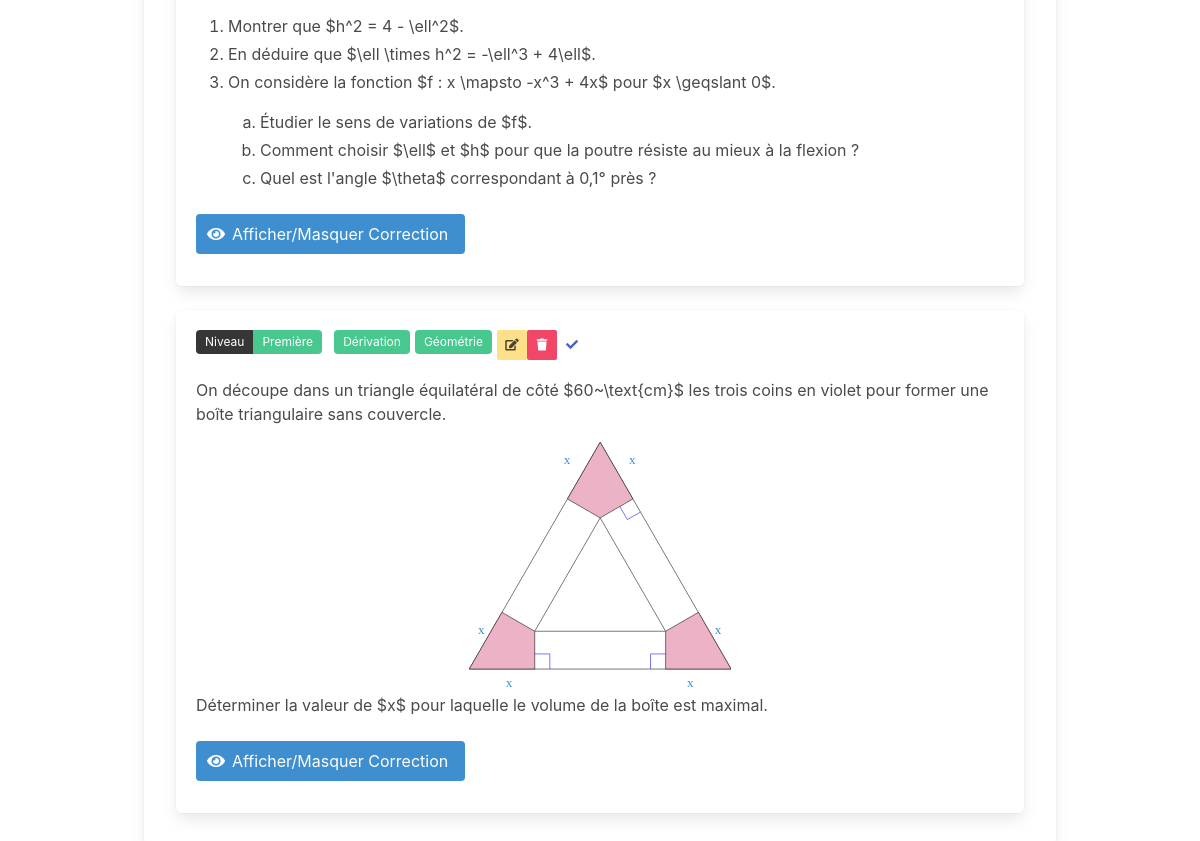
Before: /?level=Première (lower part) with the older database file.
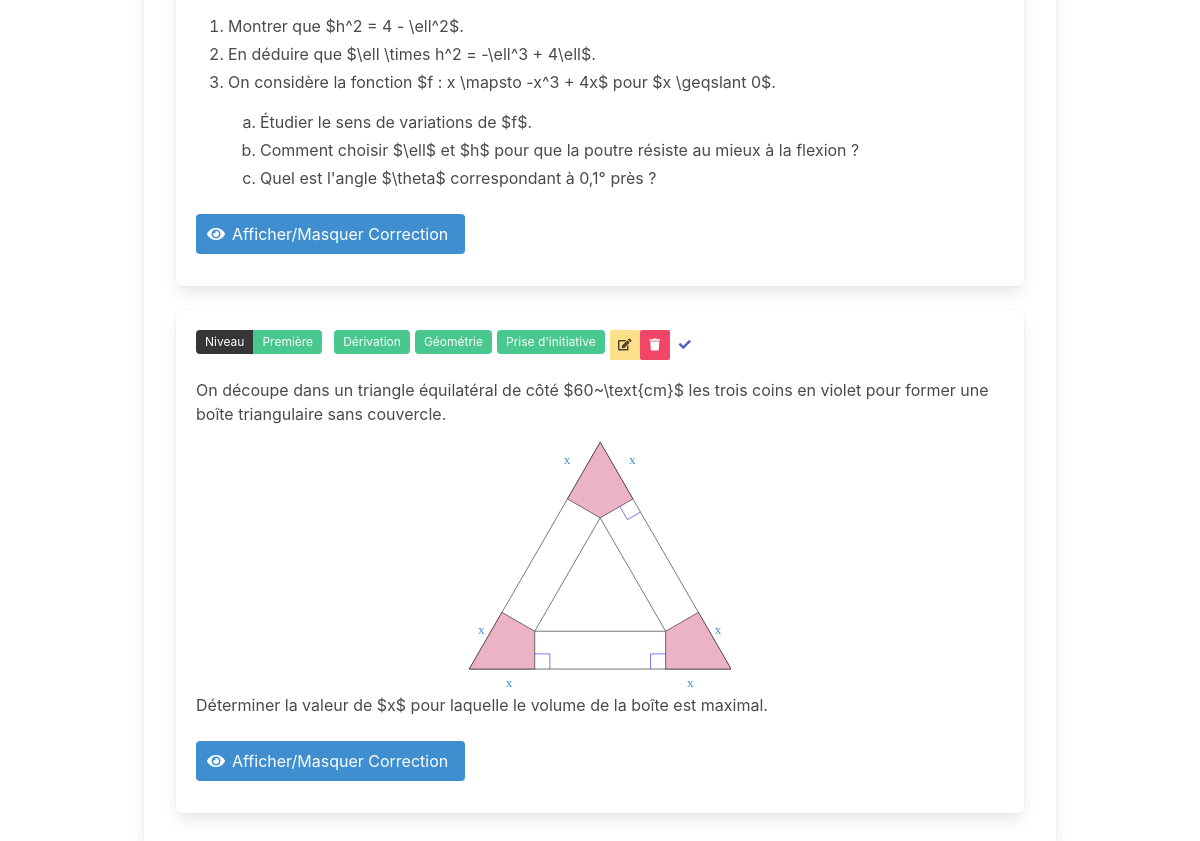
After: the same page with the newer database file.
### models.py (models this page shows, shortened)
class Exercice(db.Model):
    __tablename__ = 'exercices'
    id = db.Column(db.String, primary_key=True)
    level = db.Column(db.String, nullable=False)
    theme = db.Column(db.String, nullable=False)
    selected = db.Column(db.Boolean, default=False)
    content = db.Column(db.Text, nullable=False)
    latex_code = db.Column(db.Text, nullable=False)
    correction = db.Column(db.Text, nullable=False)
    latex_correction = db.Column(db.Text, nullable=False)
    tags = db.relationship('Tag', secondary=exercice_tags, lazy='subquery',
                           backref=db.backref('exercices', lazy=True))

class Tag(db.Model):
    __tablename__ = 'tags'
    id = db.Column(db.Integer, primary_key=True)
    name = db.Column(db.String, nullable=False, unique=True)

### app.py (the view)
@app.route('/')
def home():
    exercices = Exercice.query.all()
    selected_exercises = session.get('selected_exercises', [])
    return render_template('index.html', exercices=exercices, selected_exercises=selected_exercises)

### templates/index.html (shortened to what this page needs)
{% extends "base.html" %}
{% set dev_mode = true %}
{% block head %}
    <link rel="stylesheet" href="https://cdnjs.cloudflare.com/ajax/libs/bulma/0.9.3/css/bulma.min.css">
    <link rel="stylesheet" href="https://cdnjs.cloudflare.com/ajax/libs/font-awesome/5.15.4/css/all.min.css">
{% endblock %}
{% block content %}
    <div class="column">
        <div class="box">
                            {% set unique_themes = [] %}
                            {% for exercise in exercices %}
                                {% if exercise.theme not in unique_themes %}
                                    {% set _ = unique_themes.append(exercise.theme) %}
                                {% endif %}
                            {% endfor %}
                {% for exercice in exercices if exercice.level == request.args.get('level', 'Seconde') and (not request.args.get('theme') or request.args.get('theme') == 'all' or exercice.theme == request.args.get('theme')) %}
                    <div class="column is-full">
                        <div class="box {% if exercice.id in selected_exercises %}has-background-primary{% endif %}">
                            <div class="field is-grouped is-grouped-multiline">
                                <div class="control">
                                    <div class="tags has-addons">
                                        <span class="tag is-dark">Niveau</span>
                                        <span class="tag is-success">{{ exercice.level }}</span>
                                    </div>
                                </div>
                                <div class="tags">
                                    {% for tag in exercice.tags %}
                                    <span class="tag is-success" style="margin-right: 5px;">{{ tag.name }}</span>
                                    {% endfor %}
                                </div>
                                {% if dev_mode %}
                                <div class="field is-pulled-right">
                                    <a class="button is-small is-warning" href="/edit_exercise?id={{ exercice.id }}">
                                        <span class="icon is-small">
                                            <i class="fas fa-edit"></i>
                                        </span>
                                    </a>
                                </div>
                                <div class="field is-pulled-right">
                                    <button class="button is-small is-danger" onclick="document.getElementById('deleteModal-{{ exercice.id }}').classList.add('is-active')">
                                        <span class="icon is-small">
                                            <i class="fas fa-trash"></i>
                                        </span>
                                    </button>
                                </div>
                                {% endif %}
                                <div class="field is-pulled-right">
                                    <form id="selectExerciseForm-{{ exercice.id }}" action="/select_exercise" method="post" style="display:inline;">
                                        <div class="tags has-addons">
                                            <button class="button is-small is-link is-inverted" type="submit">
                                                <span class="icon is-small">
                                                    <i class="fas {{ 'fa-times' if exercice.id in selected_exercises else 'fa-check' }}"></i>
                                                </span>
                                            </button>
                                        </div>
                                    </form>
                                </div>
                            </div>
                            <div class="content">{{ exercice.content | safe }}</div>
                            <div class="field">
                                <button class="button is-info" onclick="document.getElementById('correction-{{ loop.index }}').classList.toggle('is-hidden')">
                                    <span class="icon is-small">
                                        <i class="fas fa-eye"></i>
                                    </span>
                                    <span>Afficher/Masquer Correction</span>
                                </button>
                            </div>
                        </div>
                    </div>
                {% endfor %}
            </div>
        </div>
    </div>
{% endblock %}

### templates/base.html (shortened to what this page needs)
<!DOCTYPE html>
<html lang="en">
<head>
    <link rel="stylesheet" href="https://cdnjs.cloudflare.com/ajax/libs/bulma/0.9.3/css/bulma.min.css">
    <link rel="stylesheet" href="https://cdnjs.cloudflare.com/ajax/libs/font-awesome/5.15.4/css/all.min.css">
    <link rel="stylesheet" href="https://cdnjs.cloudflare.com/ajax/libs/highlight.js/11.7.0/styles/github.min.css">
    {% block head %}{% endblock %}
</head>
<body>
    <section class="section">
        <div class="container">
                <div class="column">
                    {% block content %}{% endblock %}
                </div>
    </section>
</body>
</html>

Changed rows visible on the page:
added Tag: name "Prise d'initiative", shown under Exercice "Première"
